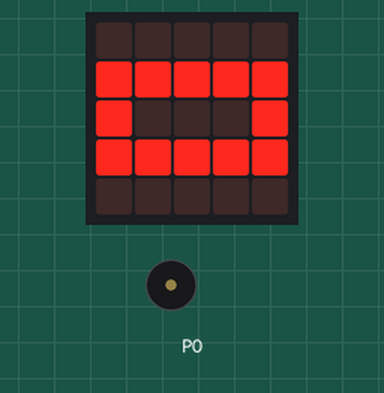
Bench run of a program on a simulated BBC micro:bit (MakeCode). Shown: the board's 5×5 LED display, buzzer (waves = sounding). Random numbers come from a fixed seed; what the program prints to the serial console is not drawn.

Above: at 4.3 s.
At 125.2 s:
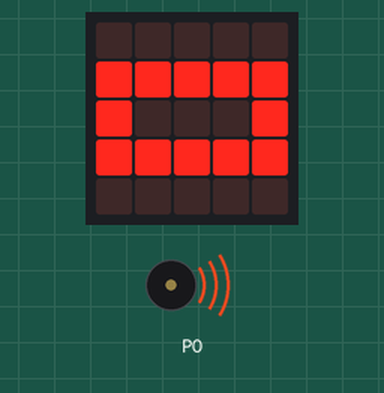
Timing chart, 0 to 127.1 s (numbered marks = the images above):
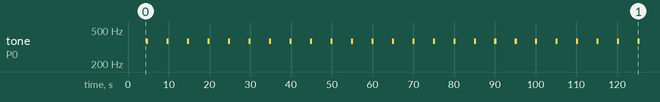

The program:

main.ts
```typescript
pins.touchSetMode(TouchTarget.P1, TouchTargetMode.Capacitive)
pins.touchSetMode(TouchTarget.P2, TouchTargetMode.Capacitive)
let x = false
let y = false
console.logValue("p1", pins.analogReadPin(AnalogPin.P1))
let random = randint(3000, 10000)
let start = false
basic.forever(function on_forever() {
    let start: boolean;
    control.inBackground(function run_parallel() {
        if (start == false) {
            if (x == true) {
                basic.showLeds(`
                . # # . .
                . # . # .
                . # # . .
                . # . # .
                . # # . .
                `)
            }

            if (y == true) {
                basic.showLeds(`
                . . . . .
                . . # . .
                . # . # .
                # # # # #
                # . . . #
                `)
            }

            if (x && y == true) {
                basic.showLeds(`
                . . # # .
                . # . . .
                # . . . .
                . # . . .
                . . # # .
                `)
            }

        }

    })
    basic.pause(random)
    start = true
    basic.showLeds(`
        . . . . .
        # # # # #
        # . . . #
        # # # # #
        . . . . . `)
    music.playTone(Note.FSharp, music.beat(1500))
    if (x && y == true) {
        basic.showLeds(`
            . # # # .
            . # . . #
            . # # # .
            . # . # .
            . # . . #
            `)
    }

    if (x == true) {
        basic.showNumber(1)
    }

    if (y == true) {
        basic.showNumber(2)
    }

})
```

test.ts
```typescript
// Tady jsou testy. Při použití tohoto balíčku jako rozšíření nebude zkompilováno.
```

Measured:
- by itself, tone on P0: alternates 370 Hz for 0.50 s and silent for 4.5 s
